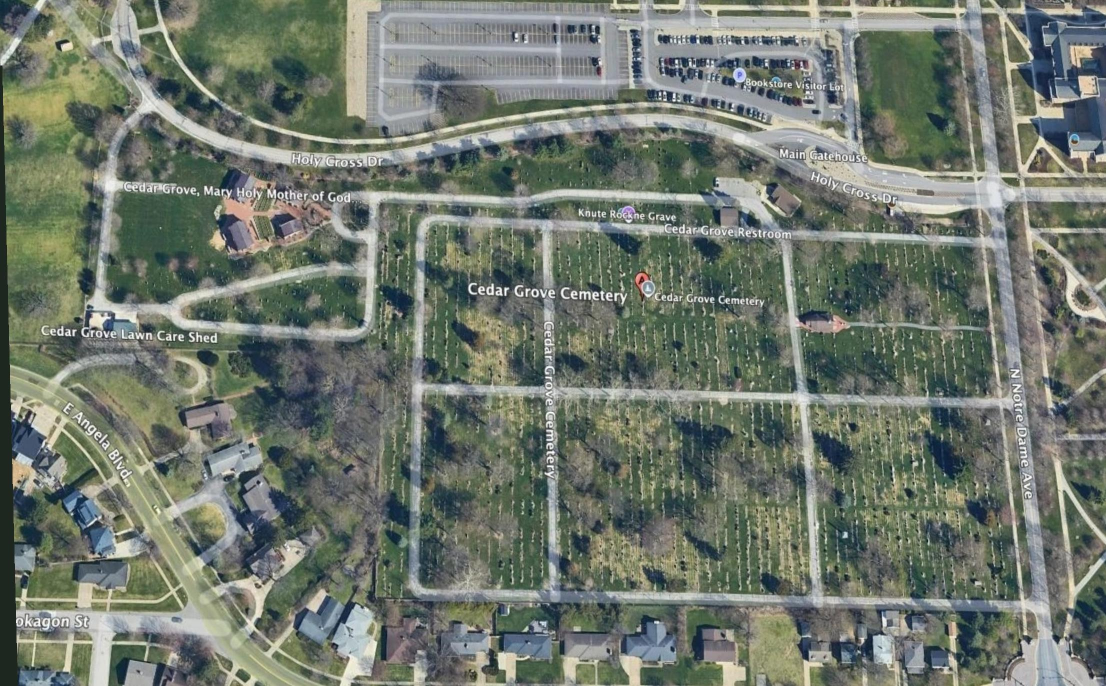
#> input picture h-number-map/math/three/ground.jpg, 2212 x 1372 px (shown at 1/2 size)
$ python -i place_stones.py   (imports and definitions only)
#> lines starting #> are read from the running program, lines starting #| are printed output that depends on the picture; after the words box and inside, x2 and y2 are one past the last pixel; in counts of white or black regions, pixels touching at a corner belong together
"""Headstone placement for the 3D page, done once at build time so the page just draws what it is given.
Every stone (and its plinth) is fitted inside its own lot polygon with a margin, kept off the paved paths/roads read from the aerial, and
shrunk or dropped when the lot cannot hold it. Also holds the road/path mask and the numeric check:
    python3 place_stones.py check      (reads three/data3d.json and three/ground.jpg)"""
import math, json, sys
import numpy as np, cv2
from shapely.geometry import Polygon, Point
S, X0, Y0 = 1.4, 220.0, 60.0
# type table: stone width, height, thickness, has plinth, lies flat, probability   (same order as TYPES in the page)
TY = [(3.0, 3.6, .85, 1, 0, .28), (3.2, 3.0, .80, 1, 0, .22), (3.0, 3.9, .85, 1, 0, .12), (3.2, 4.8, .90, 1, 0, .08),
      (2.2, 6.4, 2.20, 0, 0, .05), (2.4, .45, 3.40, 0, 1, .15), (2.8, 1.5, 1.80, 0, 0, .10)]
SIZE = .70      # overall shrink against the old stones
def rnd(i, k):
    x = math.sin(i * 127.1 + k * 311.7) * 43758.5453; return x - math.floor(x)
def _hsv(im):
    hsv = cv2.cvtColor(im, cv2.COLOR_BGR2HSV).astype(np.float32); V = hsv[..., 2]; Sa = hsv[..., 1]
    Vb = cv2.GaussianBlur(V, (0, 0), 1.2); Sb = cv2.GaussianBlur(Sa, (0, 0), 1.2)
    sd = np.sqrt(np.maximum(cv2.GaussianBlur(V ** 2, (0, 0), 2.5) - cv2.GaussianBlur(V, (0, 0), 2.5) ** 2, 0)); return Vb, Sb, sd
def _clean(r, area, ext):
    r = cv2.morphologyEx(r, cv2.MORPH_OPEN, cv2.getStructuringElement(cv2.MORPH_ELLIPSE, (5, 5)))
    n, lab, st, _ = cv2.connectedComponentsWithStats(r); keep = np.zeros_like(r)
    for i in range(1, n):
        if st[i, 4] > area and max(st[i, 2], st[i, 3]) > ext: keep[lab == i] = 1
    return keep
def _lines(b, L=61, th=3, angs=(-4, -2, 0, 2, 4)):
    """long straight pale bands (narrow footpaths inside the blocks): an opening with a long thin line, a few degrees either way"""
    out = np.zeros_like(b)
    for base in (0, 90):
        for a in angs:
            k = np.zeros((L, L), np.uint8); c = L // 2; t = np.deg2rad(base + a)
            cv2.line(k, (int(c - c * np.cos(t)), int(c - c * np.sin(t))), (int(c + c * np.cos(t)), int(c + c * np.sin(t))), 1, th)
            out |= cv2.morphologyEx(b, cv2.MORPH_OPEN, k)
    return out
def road_mask(im):
    """Paved paths and roads: pale, grey and smooth in the warped aerial. A strict pass finds the sure ones, a looser pass adds the shaded
    stretches that touch them; bare lawn and stone-dense patches are neither pale-grey-smooth nor connected, so they stay out."""
    Vb, Sb, sd = _hsv(im)
    strict = _clean(((Sb < 46) & (Vb > 152) & (sd < 22)).astype(np.uint8), 420, 34)
    loose = _clean(((Sb < 60) & (Vb > 126) & (sd < 30)).astype(np.uint8), 260, 26)
    near = cv2.dilate(strict, cv2.getStructuringElement(cv2.MORPH_ELLIPSE, (11, 11)))
    m = ((loose > 0) & (near > 0)) | (strict > 0) | (_lines(((Sb < 62) & (Vb > 135)).astype(np.uint8)) > 0)
    return cv2.morphologyEx(m.astype(np.uint8), cv2.MORPH_CLOSE, cv2.getStructuringElement(cv2.MORPH_ELLIPSE, (7, 7)))
class Road:
    def __init__(self, m, grow=3):
        self.m = cv2.dilate(m, np.ones((grow, grow), np.uint8)) if grow > 1 else m; self.h, self.w = self.m.shape
    def at(self, x, y):
        i, j = int(round((x - X0) * S)), int(round((y - Y0) * S))
        return 0 <= i < self.w and 0 <= j < self.h and self.m[j, i] > 0
    # [6 lines left out: function frac, not called in this run]
def rect(px, pz, ux, uz, hd, hw):
    vx, vz = -uz, ux
    return Polygon([(px + ux * a + vx * b, pz + uz * a + vz * b) for a, b in ((-hd, -hw), (hd, -hw), (hd, hw), (-hd, hw))])
def footprint(ty, w, th):
    t = TY[ty]; return (.95 * th, .6 * w) if t[3] else (.5 * th, .5 * w)      # half extents along the lot axis and across it
# [52 lines left out: functions place, check, not called in this run]
# [3 lines not run here, left out]

>>> import cv2
>>> picture = cv2.imread('three/ground.jpg')
#> picture is the input picture: shape (1372, 2212, 3); mean B, G, R 109, 119.7, 111.8
>>> result = road_mask(picture)
#> in _hsv, `sd = np.sqrt(np.maximum(cv2.GaussianBlur(V ** 2, (0, 0), 2.5) - cv2.Ga`:
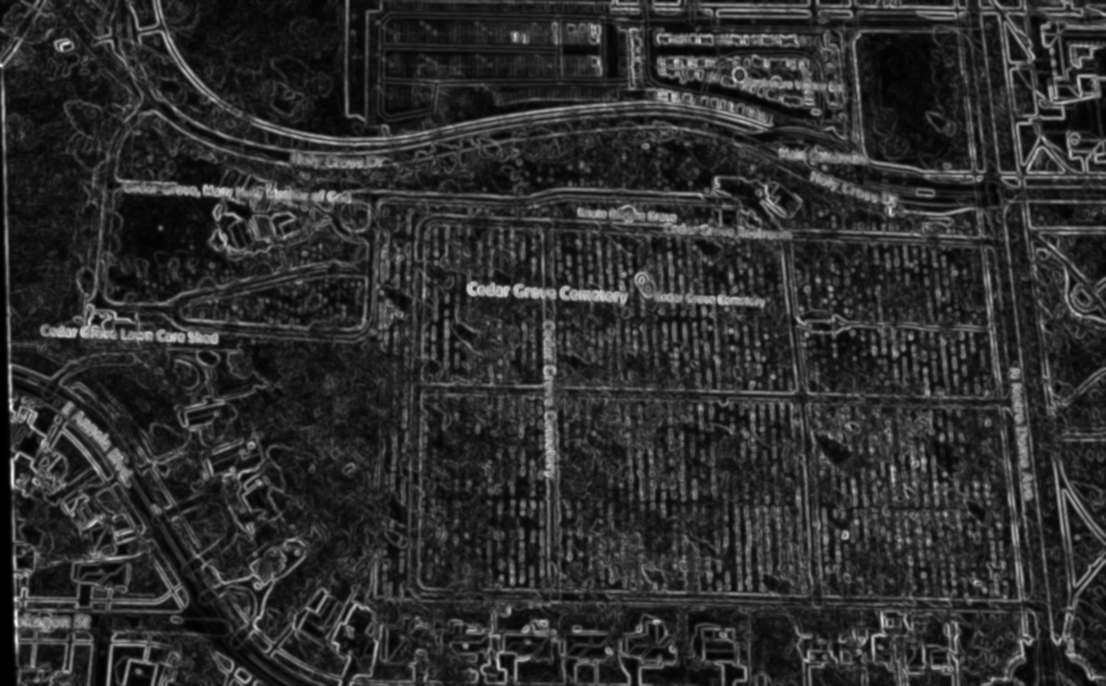
#> sd: shape (1372, 2212) float32 (shown at 1/2 size); min 0, max 92.41, mean 16.8; drawn with min black and max white
#> in _clean, `r = cv2.morphologyEx(r, cv2.MORPH_OPEN, cv2.getStructuringElement(cv2...`:
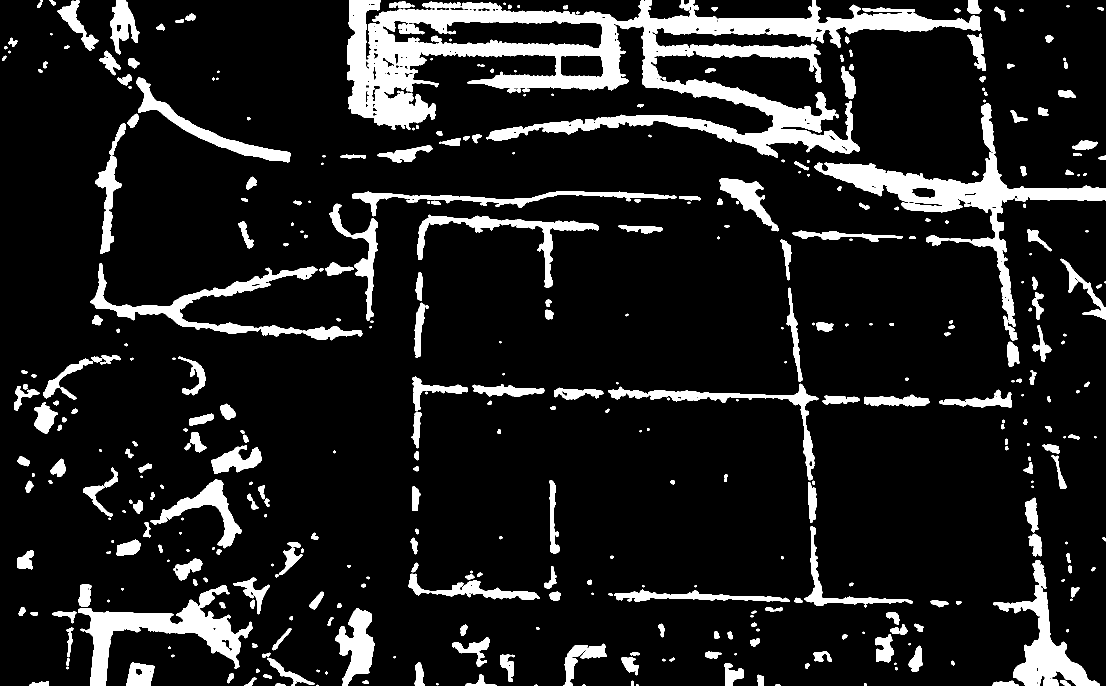
#> r: shape (1372, 2212) (shown at 1/2 size); values 0 (black) and 1 (white), 12.2% white; 423 white regions (48 under 20 px), largest, box (x1, y1, x2, y2) and area: (694, 0, 1961, 316) 120585, (1628, 206, 2212, 654) 30567, (156, 1170, 505, 1372) 18890
#> in _clean, `n, lab, st, _ = cv2.connectedComponentsWithStats(r)`:
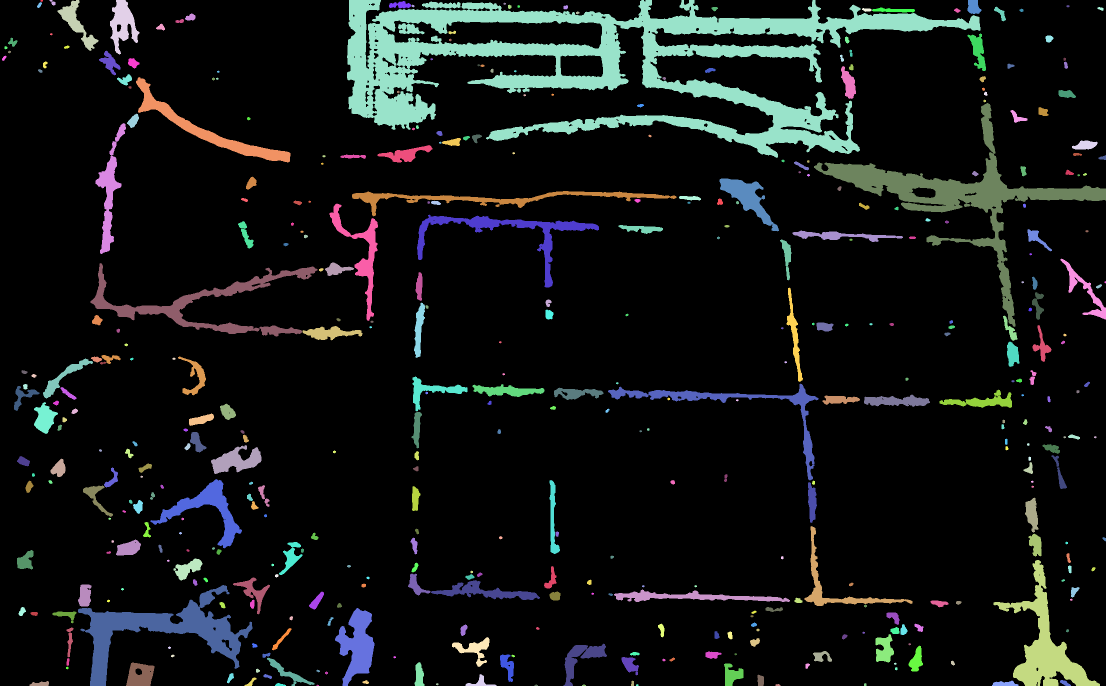
#> lab: shape (1372, 2212) int32 (shown at 1/2 size); 424 distinct labels, from 0 to 423; one colour per label, 0 black
#> in _clean, `n, lab, st, _ = cv2.connectedComponentsWithStats(r)`: n = 424; st = 424 rows, first 6: [0, 0, 2212, 1372, 2665616], [81, 0, 5, 4, 16], [99, 0, 12, 11, 71], [115, 0, 82, 102, 2292], [220, 0, 59, 109, 3221], [694, 0, 1267, 316, 120585]
#> call 2 of _clean, with area = 260, ext = 26
#> in _clean (call 2), `r = cv2.morphologyEx(r, cv2.MORPH_OPEN, cv2.getStructuringElement(cv2...`: r: shape (1372, 2212); values 0 (black) and 1 (white), 25.7% white; 1216 white regions (153 under 20 px), largest, box (x1, y1, x2, y2) and area: (685, 0, 2212, 738) 247760, (23, 706, 641, 1372) 89542, (93, 0, 1418, 685) 81401
#> in _clean (call 2), `n, lab, st, _ = cv2.connectedComponentsWithStats(r)`:
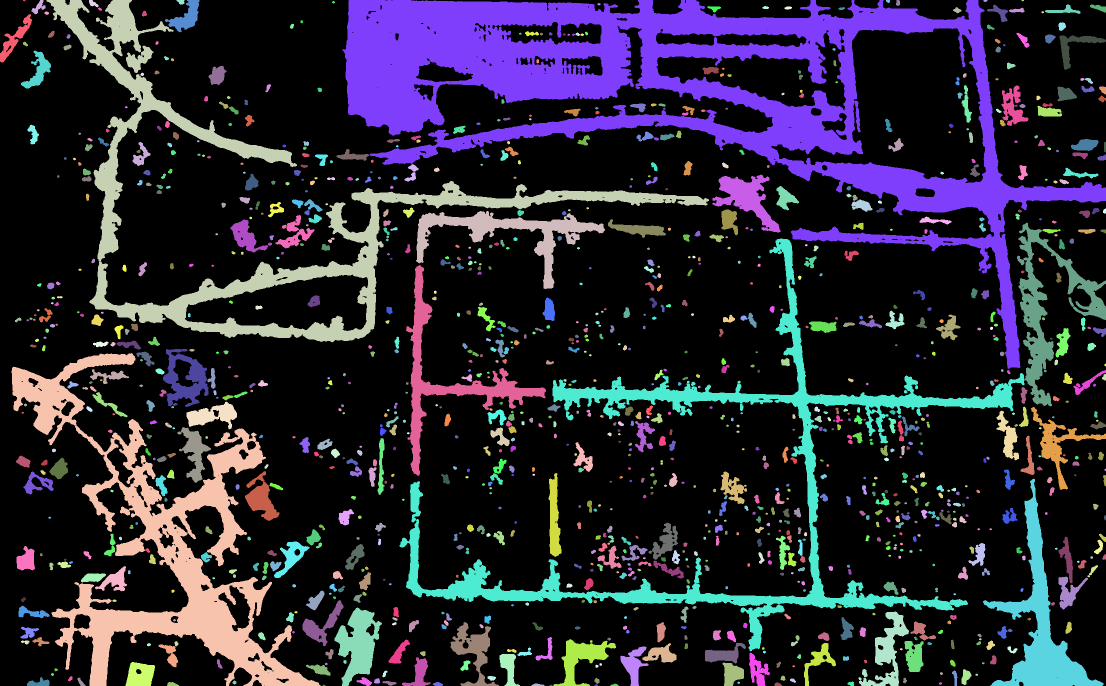
#> lab: shape (1372, 2212) int32 (shown at 1/2 size); 1217 distinct labels, from 0 to 1216; one colour per label, 0 black
#> in _clean (call 2), `n, lab, st, _ = cv2.connectedComponentsWithStats(r)`: n = 1217; st = 1217 rows, first 6: [0, 0, 2212, 1372, 2253928], [46, 0, 5, 3, 11], [63, 0, 28, 29, 340], [93, 0, 1325, 685, 81401], [178, 0, 19, 15, 158], [353, 0, 16, 9, 108]
#> in road_mask, `near = cv2.dilate(strict, cv2.getStructuringElement(cv2.MORPH_ELLIPSE,..`: near: shape (1372, 2212); values 0 (black) and 1 (white), 18.1% white; 57 white regions, largest, box (x1, y1, x2, y2) and area: (689, 0, 1977, 321) 178503, (1623, 201, 2212, 739) 47022, (1103, 570, 1865, 1217) 35086
#> after the loop in _lines, `for base in (0, 90):`:
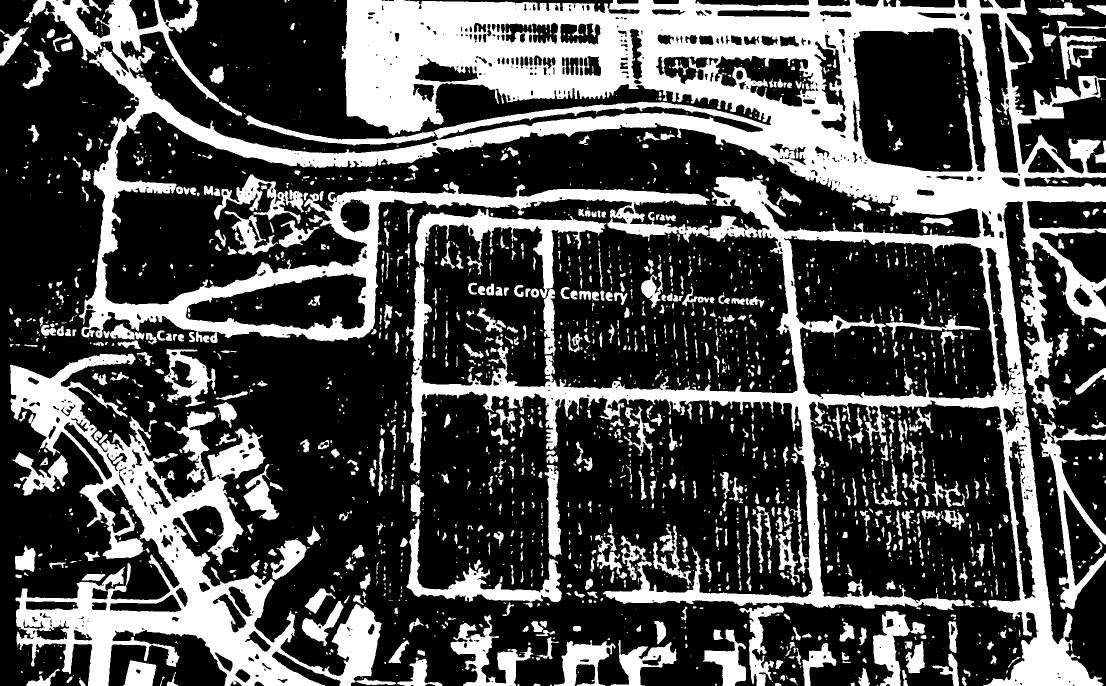
#> b: shape (1372, 2212) (shown at 1/2 size); values 0 (black) and 1 (white), 30.8% white; 2284 white regions (1187 under 20 px), largest, box (x1, y1, x2, y2) and area: (48, 0, 2212, 1372) 555962, (20, 707, 764, 1372) 132992, (813, 1038, 1124, 1204) 10767
#> after the loop in _lines, `for base in (0, 90):`: k: shape (61, 61); values 0 (black) and 1 (white), 8.1% white; 1 white region, box (x1, y1, x2, y2) and area: (25, 0, 35, 61) 303
#> after the loop in _lines, `for base in (0, 90):`: out: shape (1372, 2212); values 0 (black) and 1 (white), 19.5% white; 55 white regions, largest, box (x1, y1, x2, y2) and area: (684, 0, 2212, 1372) 343293, (31, 910, 650, 1372) 59882, (169, 273, 1415, 682) 52655
#> in road_mask, `m = ((loose > 0) & (near > 0)) | (strict > 0) | (_lines(((Sb < 62) & (..`: m: shape (1372, 2212) bool; 21.3% white; 57 white regions (1 under 20 px), largest, box (x1, y1, x2, y2) and area: (684, 0, 2212, 1372) 362970, (31, 885, 650, 1372) 70516, (169, 242, 1415, 685) 58196
#> in road_mask, `return cv2.morphologyEx(m.astype(np.uint8), cv2.MORPH_CLOSE, cv2.getSt..`:
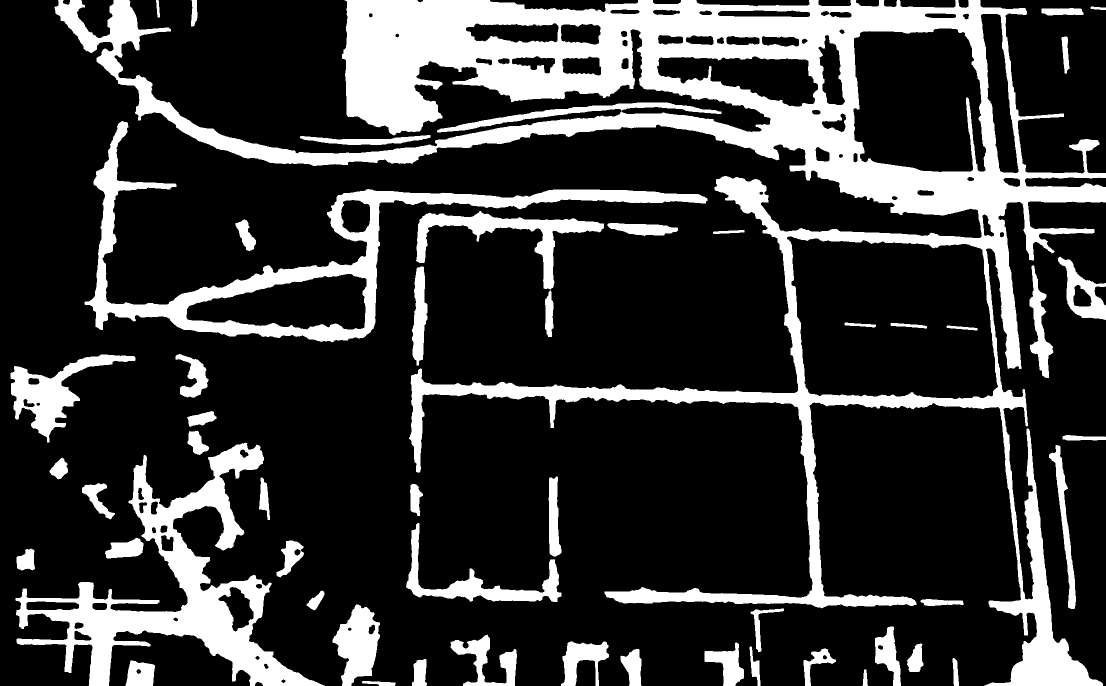
#> returned value: shape (1372, 2212) (shown at 1/2 size); values 0 (black) and 1 (white), 21.6% white; 51 white regions, largest, box (x1, y1, x2, y2) and area: (109, 0, 2212, 1372) 403124, (31, 885, 650, 1372) 72032, (169, 242, 1415, 685) 58633
